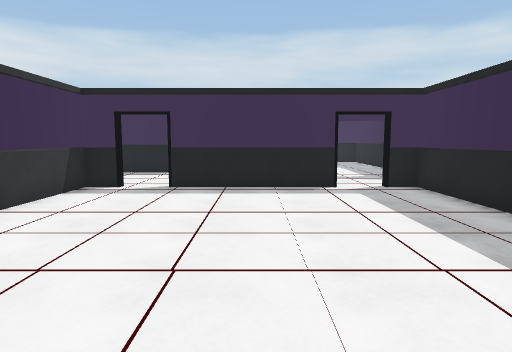
[1] (above)

19 first-person views from a walk through a Unity game level. The camera is 1.4 m above the floor, tilts 6° down and sees 75° across. The floor is counted in squares, 1 m on a side. Each view is taken from the middle of a square. On the plan, view 1 faces up. The plan holds only what a view shows up to about 15 squares ahead; the rest is blank. The player character is not drawn. Surface patterns are stand-ins for the level's own textures.

[2]
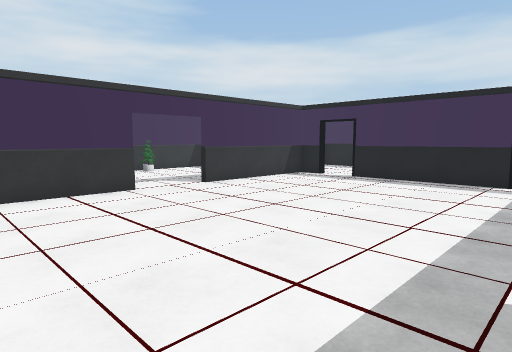

[3]
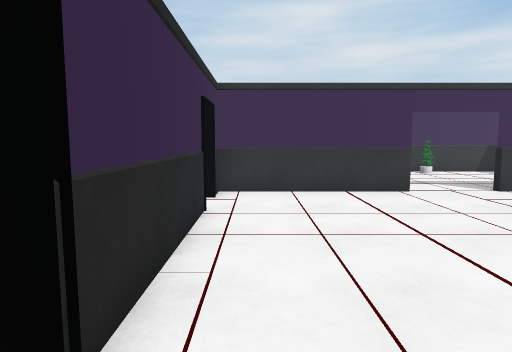

[4]
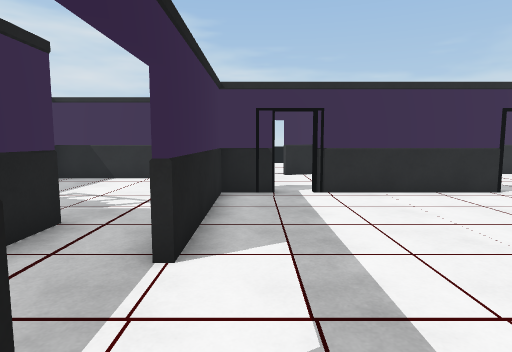

[5]
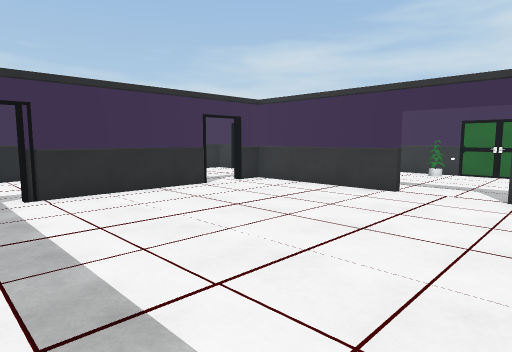

[6]
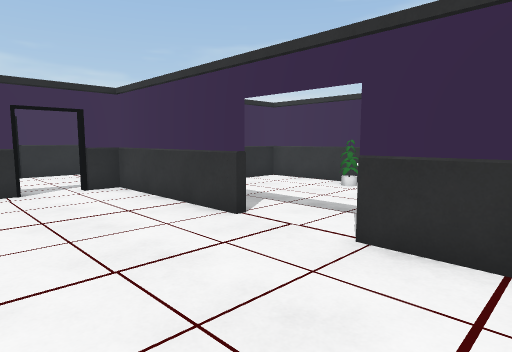

[7]
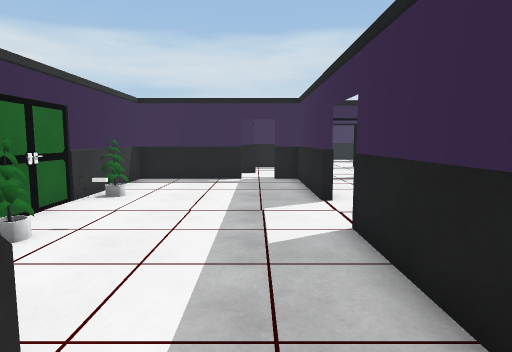

[8]
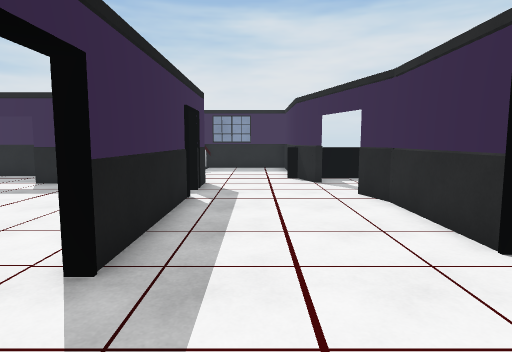

[9]
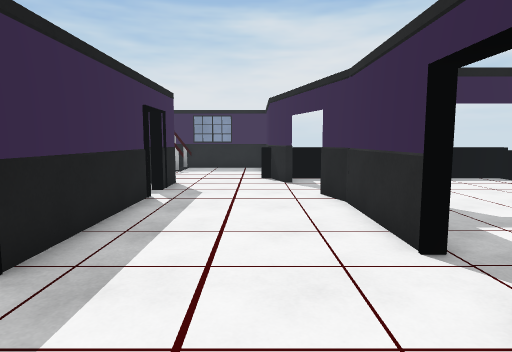

[10]
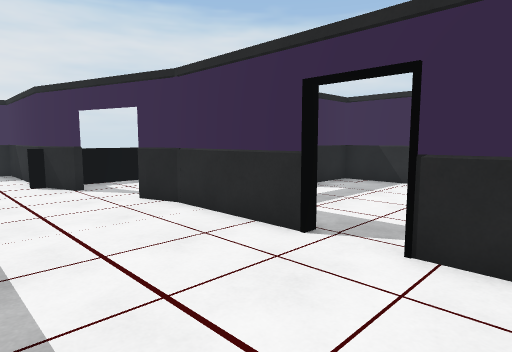

[11]
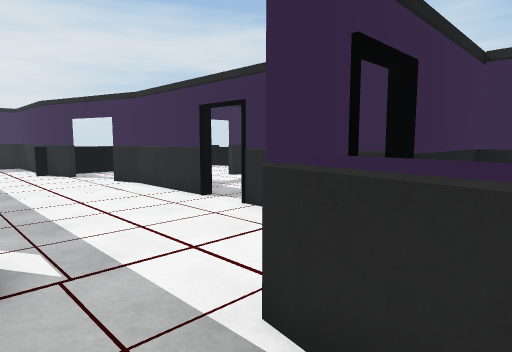

[12]
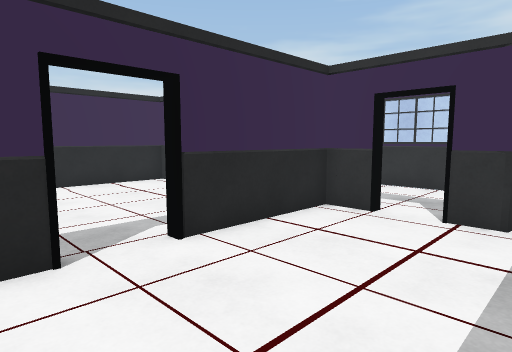

[13]
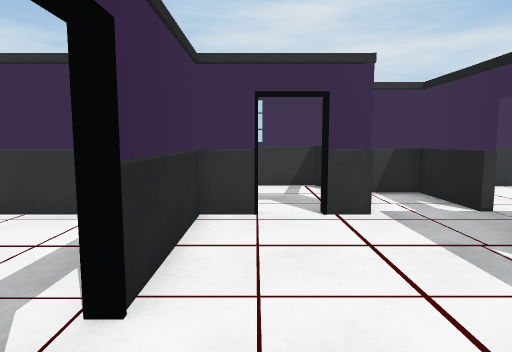

[14]
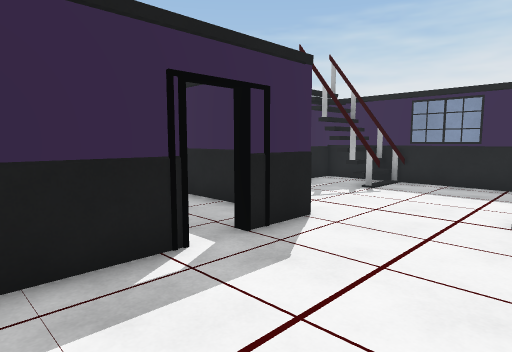

[15]
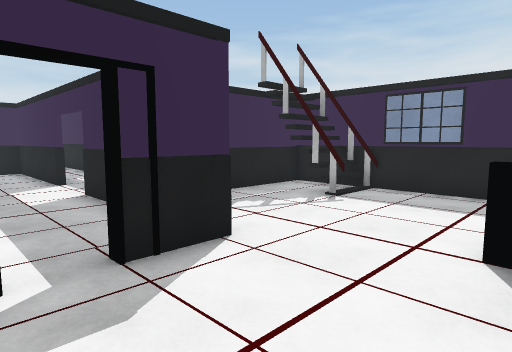

[16]
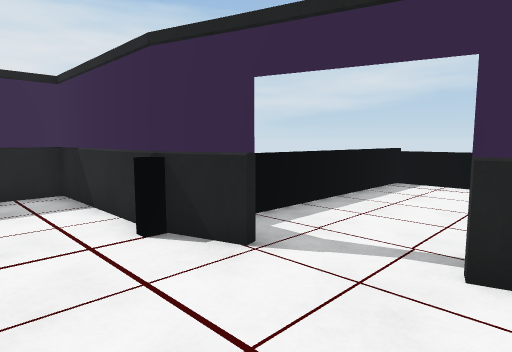

[17]
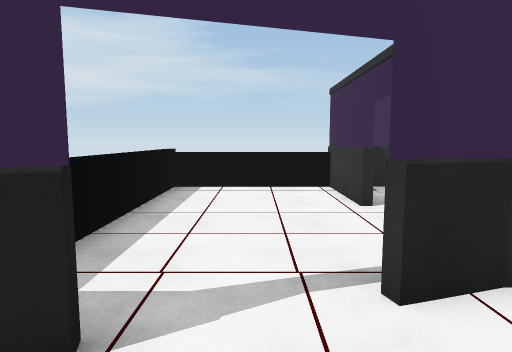

[18]
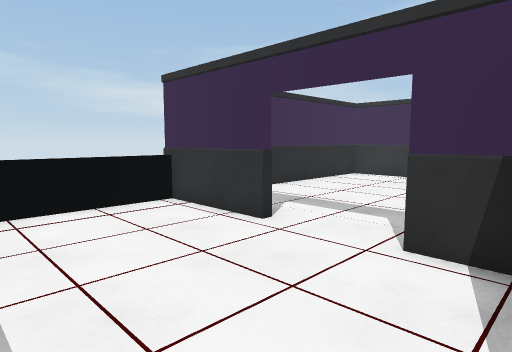

[19]
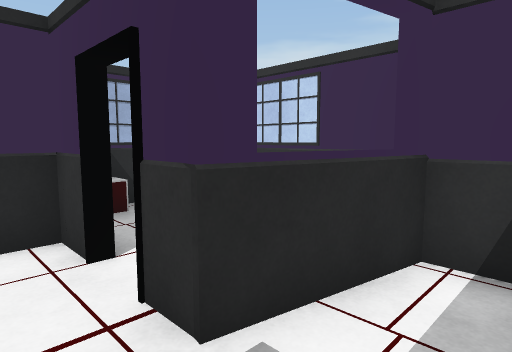

### Floor plan
Ten units are one square. View 1 is at (0, 0); x grows to the right and y downward. Boxes are objects, and circles mark ways between rooms. Rooms are numbered by the first view taken in them; rooms with no view inside come last. Other rooms are left out.
<svg viewBox="-120 -106 240 266">
<path fill="none" stroke="#000" d="M50 -47 50 -101 39 -101M-52 -24 -52 30 -41 30M25 -101 -27 -101M-42 -101 -52 -101 -52 -47M-28 30 25 30M34 30 50 30 50 -24M17 84 17 97M-20 81 16 81 28 77M25 33 -26 33M51 70 66 65 115 65 115 -4 83 -4M17 120 17 155M65 65 65 61M53 33 34 33M-73 69 -73 81 -35 81M-73 104 -73 152 15 152 15 120M95 28 95 8M-75 25 -100 25 -100 43 -73 48 -73 57M73 -4 73 -17M65 155 65 74M115 21 105 21M115 19 108 19M16 152 66 152M-54 -47 -54 -93 -64 -93M-114 -45 -114 -24M-114 -16 -115 23 -96 23M-75 -93 -114 -93 -114 -54M-54 11 -54 -24"/>
<rect x="-115" y="-25" width="20" height="10" fill="#bbb"><title>other object</title></rect>
<rect x="-115" y="-55" width="20" height="10" fill="#bbb"><title>other object</title></rect>
<circle cx="-30" cy="30" r="3" fill="#2a7"/>
<circle cx="-40" cy="30" r="3" fill="#2a7"/>
<circle cx="30" cy="30" r="3" fill="#2a7"/>
<circle cx="50" cy="-35" r="3" fill="#2a7"/>
<circle cx="-50" cy="-35" r="3" fill="#2a7"/>
<circle cx="-70" cy="20" r="3" fill="#2a7"/>
<text x="0" y="-40">1</text>
<text x="10" y="70">2</text>
<text x="-80" y="-40">3</text>
</svg>
Room 1 opens to room 2. Room 1 opens to room 3. Room 2 opens to room 3.

Where each view was taken, in squares from view 1:
view 1: 0 up, 0 right, facing up
view 2: 2 down, 4 right, facing up-left
view 3: 2 down, 4 right, facing left
view 4: 6 up, 4 right, facing down
view 5: 6 up, 4 right, facing down-left
view 6: 7 up, 1 left, facing down-left
view 7: 3 down, 7 left, facing up
view 8: 5 down, 6 left, facing right
view 9: 6 down, 6 left, facing right
view 10: 4 down, 5 left, facing down-right
view 11: 3 down, 9 left, facing down-right
view 12: 4 down, 1 left, facing down-left
view 13: 7 down, 1 left, facing left
view 14: 7 down, 0 right, facing up-right
view 15: 7 down, 2 right, facing up-right
view 16: 4 down, 2 right, facing down-right
view 17: 5 down, 4 right, facing down
view 18: 8 down, 6 right, facing down-left
view 19: 3 down, 6 left, facing down-left
